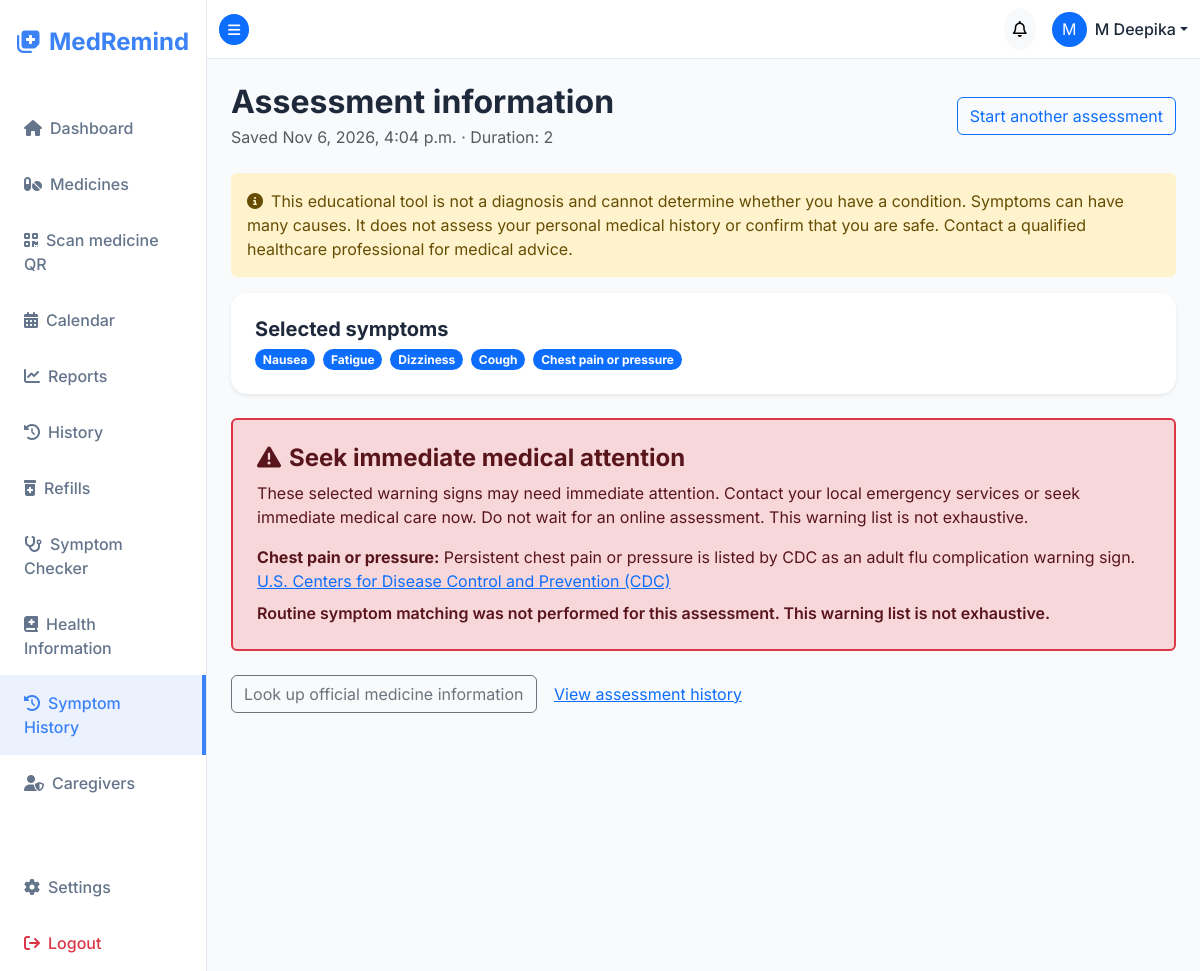
/symptoms/assessments/1/ (signed in), run on the app's committed database.
### accounts/models.py (models this page shows, shortened)
class User(AbstractUser):
    username = models.CharField(
        max_length=150,
        unique=True,
        help_text="Required. 150 characters or fewer. Letters, digits, spaces and @/./+/-/_ only.",
        validators=[SpaceAllowedUsernameValidator()],
        error_messages={
            "unique": "A user with that username already exists.",
        },
    )
    phone_number = models.CharField(max_length=20, blank=True, null=True)
    profile_picture = models.ImageField(upload_to='profiles/', blank=True, null=True)
    dark_mode = models.BooleanField(default=False)
    language = models.CharField(max_length=10, default='en')
    time_format = models.CharField(max_length=10, default='12h', choices=[('12h', '12 Hour'), ('24h', '24 Hour')])
    sound_enabled = models.BooleanField(default=True)
    desktop_notifications_enabled = models.BooleanField(default=True)
    email_notifications_enabled = models.BooleanField(default=True)
    sms_notifications_enabled = models.BooleanField(default=False)
    sms_phone_number = models.CharField(max_length=20, blank=True, null=True)

### symptoms/models.py (models this page shows, shortened)
class SymptomAssessment(models.Model):
    user = models.ForeignKey(
        settings.AUTH_USER_MODEL,
        on_delete=models.CASCADE,
        related_name='symptom_assessments',
    )
    symptoms = models.ManyToManyField(
        Symptom,
        through='AssessmentSymptom',
        related_name='assessments',
    )
    duration = models.CharField(max_length=100)
    additional_notes = models.TextField(blank=True)
    assessment_summary = models.JSONField(default=dict)
    created_at = models.DateTimeField(auto_now_add=True)
    class Meta:
        ordering = ['-created_at']

class Symptom(models.Model):
    name = models.CharField(max_length=100, unique=True)
    description = models.CharField(max_length=255, blank=True)
    category = models.CharField(max_length=50)
    is_active = models.BooleanField(default=True)
    class Meta:
        ordering = ['category', 'name']

### symptoms/views.py (the view)
# urls.py: path('assessments/<int:pk>/', views.assessment_result, name='assessment_result'),
@login_required
def assessment_result(request, pk):
    assessment = get_object_or_404(
        SymptomAssessment.objects.prefetch_related('symptoms'),
        pk=pk,
        user=request.user,
    )
    return render(request, 'symptoms/result.html', {
        'assessment': assessment,
        'conditions': get_assessment_conditions(assessment),
        'disclaimer': MEDICAL_DISCLAIMER,
    })

### symptoms/services.py (called while the page is built)
def get_assessment_conditions(assessment):
    summary = assessment.assessment_summary or {}
    condition_ids = [item['id'] for item in summary.get('conditions', [])]
    disease_map = {
        disease.pk: disease
        for disease in DiseaseInformation.objects.filter(pk__in=condition_ids, is_active=True)
    }
    return [
        {
            'disease': disease_map[item['id']],
            'matched_symptoms': item['matched_symptoms'],
        }
        for item in summary.get('conditions', [])
        if item.get('id') in disease_map
    ]

### templates/symptoms/result.html (shortened to what this page needs)
{% extends "base.html" %}
{% block content %}
<div class="d-flex flex-wrap justify-content-between align-items-center gap-3 mb-4">
    <div>
        <h2 class="fw-bold mb-1">Assessment information</h2>
        <p class="text-muted mb-0">Saved {{ assessment.created_at|date:"M j, Y, P" }} · Duration: {{ assessment.duration }}</p>
    </div>
    <a href="{% url 'symptoms:checker' %}" class="btn btn-outline-primary">Start another assessment</a>
</div>
<div class="alert alert-warning border-0" role="note">
    <i class="fa-solid fa-circle-info me-2"></i>{{ disclaimer }}
</div>
<div class="card border-0 p-4 shadow-sm mb-4">
    <h5 class="fw-bold">Selected symptoms</h5>
    <div class="d-flex flex-wrap gap-2">
        {% for symptom in assessment.symptoms.all %}
        <span class="badge rounded-pill bg-primary">{{ symptom.name }}</span>
        {% endfor %}
    </div>
</div>
{% if assessment.assessment_summary.is_emergency %}
<div class="alert alert-danger border border-danger border-2 p-4" role="alert">
    <h3 class="h4 fw-bold"><i class="fa-solid fa-triangle-exclamation me-2"></i>Seek immediate medical attention</h3>
    <p>{{ assessment.assessment_summary.emergency_guidance }}</p>
    {% for alert in assessment.assessment_summary.emergency_matches %}
    <p class="mb-2"><strong>{{ alert.symptom }}:</strong> {{ alert.warning }}
        <a href="{{ alert.source_url }}" target="_blank" rel="noopener noreferrer">{{ alert.source_name }}</a>
    </p>
    {% endfor %}
    <p class="fw-semibold mb-0">Routine symptom matching was not performed for this assessment. This warning list is not exhaustive.</p>
</div>
{% endif %}
<div class="mt-4">
    <a href="{% url 'symptoms:medicine_information' %}" class="btn btn-outline-secondary">Look up official medicine information</a>
    <a href="{% url 'symptoms:assessment_history' %}" class="btn btn-link">View assessment history</a>
</div>
{% endblock %}

### templates/base.html (shortened to what this page needs)
<!DOCTYPE html>
{% load static %}
<html lang="en">
<head>
    <link href="https://cdn.jsdelivr.net/npm/bootstrap@5.3.2/dist/css/bootstrap.min.css" rel="stylesheet">
    <link rel="stylesheet" href="https://cdnjs.cloudflare.com/ajax/libs/font-awesome/6.4.2/css/all.min.css">
    <link rel="stylesheet" href="{% static 'css/styles.css' %}">
</head>
<body class="{% if user.is_authenticated and user.dark_mode %}dark-mode{% endif %}">
    {% if user.is_authenticated %}
    <div class="d-flex" id="wrapper">
        <div class="sidebar" id="sidebar-wrapper">
            <div class="sidebar-heading text-center py-4 fs-4 fw-bold text-primary">
                <i class="fa-solid fa-notes-medical me-2"></i>MedRemind
            </div>
            <div class="list-group list-group-flush mt-3">
                <a href="{% url 'dashboard' %}" class="list-group-item list-group-item-action bg-transparent {% if request.resolver_match.url_name == 'dashboard' %}active{% endif %}">
                    <i class="fa-solid fa-house me-2"></i>Dashboard
                </a>
                <a href="{% url 'medicine_list' %}" class="list-group-item list-group-item-action bg-transparent {% if 'medicine' in request.resolver_match.url_name %}active{% endif %}">
                    <i class="fa-solid fa-pills me-2"></i>Medicines
                </a>
                <a href="{% url 'medicine_qr_scanner' %}" class="list-group-item list-group-item-action bg-transparent {% if request.resolver_match.url_name == 'medicine_qr_scanner' %}active{% endif %}">
                    <i class="fa-solid fa-qrcode me-2"></i>Scan medicine QR
                </a>
                <a href="{% url 'calendar' %}" class="list-group-item list-group-item-action bg-transparent {% if request.resolver_match.url_name == 'calendar' %}active{% endif %}">
                    <i class="fa-solid fa-calendar-days me-2"></i>Calendar
                </a>
                <a href="{% url 'reports' %}" class="list-group-item list-group-item-action bg-transparent {% if request.resolver_match.url_name == 'reports' %}active{% endif %}">
                    <i class="fa-solid fa-chart-line me-2"></i>Reports
                </a>
                <a href="{% url 'medicine_history' %}" class="list-group-item list-group-item-action bg-transparent {% if request.resolver_match.url_name == 'medicine_history' %}active{% endif %}">
                    <i class="fa-solid fa-clock-rotate-left me-2"></i>History
                </a>
                <a href="{% url 'refill_tracking' %}" class="list-group-item list-group-item-action bg-transparent {% if request.resolver_match.url_name == 'refill_tracking' %}active{% endif %}">
                    <i class="fa-solid fa-prescription-bottle-medical me-2"></i>Refills
                </a>
                <a href="{% url 'symptoms:checker' %}" class="list-group-item list-group-item-action bg-transparent {% if request.resolver_match.namespace == 'symptoms' and request.resolver_match.url_name == 'checker' %}active{% endif %}">
                    <i class="fa-solid fa-stethoscope me-2"></i>Symptom Checker
                </a>
                <a href="{% url 'symptoms:disease_list' %}" class="list-group-item list-group-item-action bg-transparent ">
                    <i class="fa-solid fa-book-medical me-2"></i>Health Information
                </a>
                <a href="{% url 'symptoms:assessment_history' %}" class="list-group-item list-group-item-action bg-transparent {% if request.resolver_match.namespace == 'symptoms' and request.resolver_match.url_name == 'assessment_history' or request.resolver_match.url_name == 'assessment_result' %}active{% endif %}">
                    <i class="fa-solid fa-clock-rotate-left me-2"></i>Symptom History
                </a>
                <a href="{% url 'caregiver_access' %}" class="list-group-item list-group-item-action bg-transparent {% if request.resolver_match.url_name == 'caregiver_access' %}active{% endif %}">
                    <i class="fa-solid fa-user-shield me-2"></i>Caregivers
                </a>
                <a href="{% url 'settings' %}" class="list-group-item list-group-item-action bg-transparent mt-5 {% if request.resolver_match.url_name == 'settings' %}active{% endif %}">
                    <i class="fa-solid fa-gear me-2"></i>Settings
                </a>
                <form action="{% url 'logout' %}" method="post" class="d-inline w-100">
                    <button type="submit" class="list-group-item list-group-item-action bg-transparent text-danger border-0 w-100 text-start">
                        <i class="fa-solid fa-arrow-right-from-bracket me-2"></i>Logout
                    </button>
                </form>
            </div>
        </div>
        <div id="page-content-wrapper">
            <nav class="navbar navbar-expand-lg topbar border-bottom">
                <div class="container-fluid">
                    <button class="btn btn-primary btn-sm rounded-circle" id="menu-toggle">
                        <i class="fa-solid fa-bars"></i>
                    </button>
                    <div class="ms-auto d-flex align-items-center">
                        <div class="dropdown me-3">
                            <button class="btn btn-light position-relative rounded-circle p-2 notification-btn" type="button" data-bs-toggle="dropdown">
                                <i class="fa-regular fa-bell"></i>
                            </button>
                        </div>
                        <div class="dropdown">
                            <a class="d-flex align-items-center text-decoration-none dropdown-toggle text-dark" href="#" role="button" data-bs-toggle="dropdown">
                                {% if user.profile_picture %}
                                    <img src="{{ user.profile_picture.url }}" class="rounded-circle me-2" width="35" height="35" style="object-fit: cover;">
                                {% else %}
                                    <div class="bg-primary text-white rounded-circle d-flex justify-content-center align-items-center me-2" style="width: 35px; height: 35px;">
                                        {{ user.username|make_list|first|upper }}
                                    </div>
                                {% endif %}
                                <span class="fw-medium">{{ user.username }}</span>
                            </a>
                        </div>
                    </div>
                </div>
            </nav>
            <div class="container-fluid p-4 main-content">
                {% block content %}{% endblock %}
            </div>
        </div>
    </div>
    {% else %}
        {% block auth_content %}{% endblock %}
    {% endif %}
</body>
</html>

### static/css/styles.css (style rules this page uses)
:root { --primary-color: #3b82f6; --primary-hover: #2563eb; --secondary-color: #10b981; --bg-color: #f8fafc; --sidebar-bg: #ffffff; --text-main: #1e293b; --text-muted: #64748b; --card-bg: #ffffff; --border-color: #e2e8f0; }
body { font-family: 'Inter', sans-serif; background-color: var(--bg-color); color: var(--text-main); overflow-x: hidden; transition: background-color 0.3s ease, color 0.3s ease; }
h1, h2, h3, h4, h5, h6 { font-weight: 600; color: var(--text-main); }
#wrapper { display: flex; width: 100%; align-items: stretch; }
#sidebar-wrapper { min-height: 100vh; width: 250px; background-color: var(--sidebar-bg); border-right: 1px solid var(--border-color); transition: margin 0.25s ease-out; }
.sidebar-heading { color: var(--primary-color) !important; }
.list-group-item { border: none; padding: 1rem 1.5rem; color: var(--text-muted); font-weight: 500; transition: all 0.2s; }
.list-group-item:hover, .list-group-item.active { background-color: rgba(59, 130, 246, 0.1) !important; color: var(--primary-color); border-right: 4px solid var(--primary-color); }
#page-content-wrapper { min-width: 100vw; width: 100%; }
.topbar { background-color: var(--sidebar-bg); border-color: var(--border-color) !important; }
.dropdown-toggle.text-dark { color: var(--text-main) !important; }
.card { background-color: var(--card-bg); border: 1px solid var(--border-color); border-radius: 16px; box-shadow: 0 4px 6px -1px rgba(0, 0, 0, 0.05), 0 2px 4px -1px rgba(0, 0, 0, 0.03); transition: transform 0.2s, box-shadow 0.2s; }
@media (min-width: 768px) { #page-content-wrapper { min-width: 0; width: 100%; } }

### data on the page
User: username|make_list "M", username "M Deepika"
SymptomAssessment: created_at "Nov 6, 2026, 4:04 p.m.", duration "2", assessment_summary.emergency_guidance "These selected warning signs may need immediate attention. Contact your local emergency services or seek immediate medical care now. Do not wait for an online assessment. This warning list is not exhaustive."
Symptom: name "Nausea"
Symptom: name "Fatigue"
Symptom: name "Dizziness"
Symptom: name "Cough"
Symptom: name "Chest pain or pressure"

### other printed values
{{ alert.symptom }} "Chest pain or pressure"
{{ alert.warning }} "Persistent chest pain or pressure is listed by CDC as an adult flu complication warning sign."
{{ alert.source_name }} "U.S. Centers for Disease Control and Prevention (CDC)"
